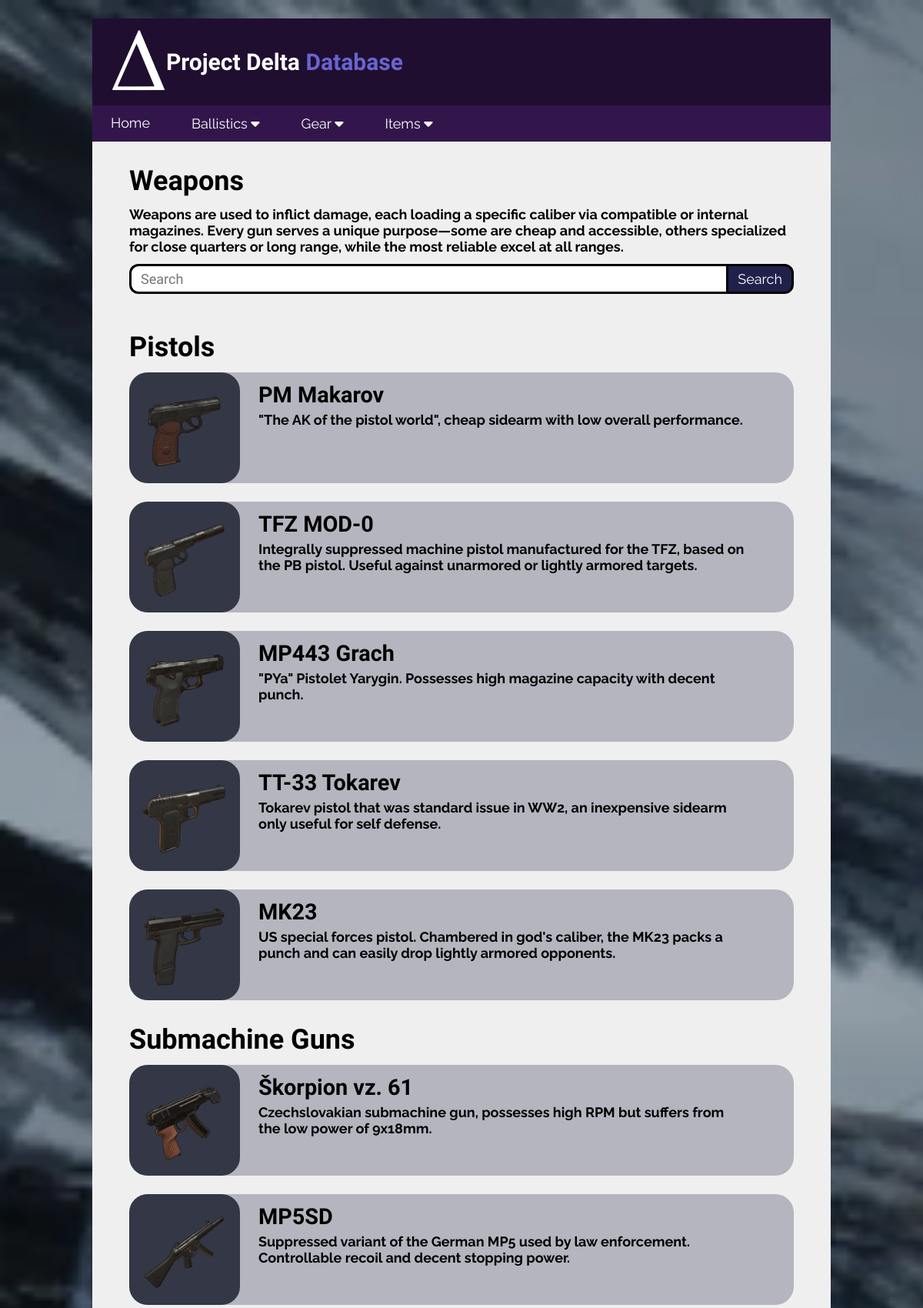
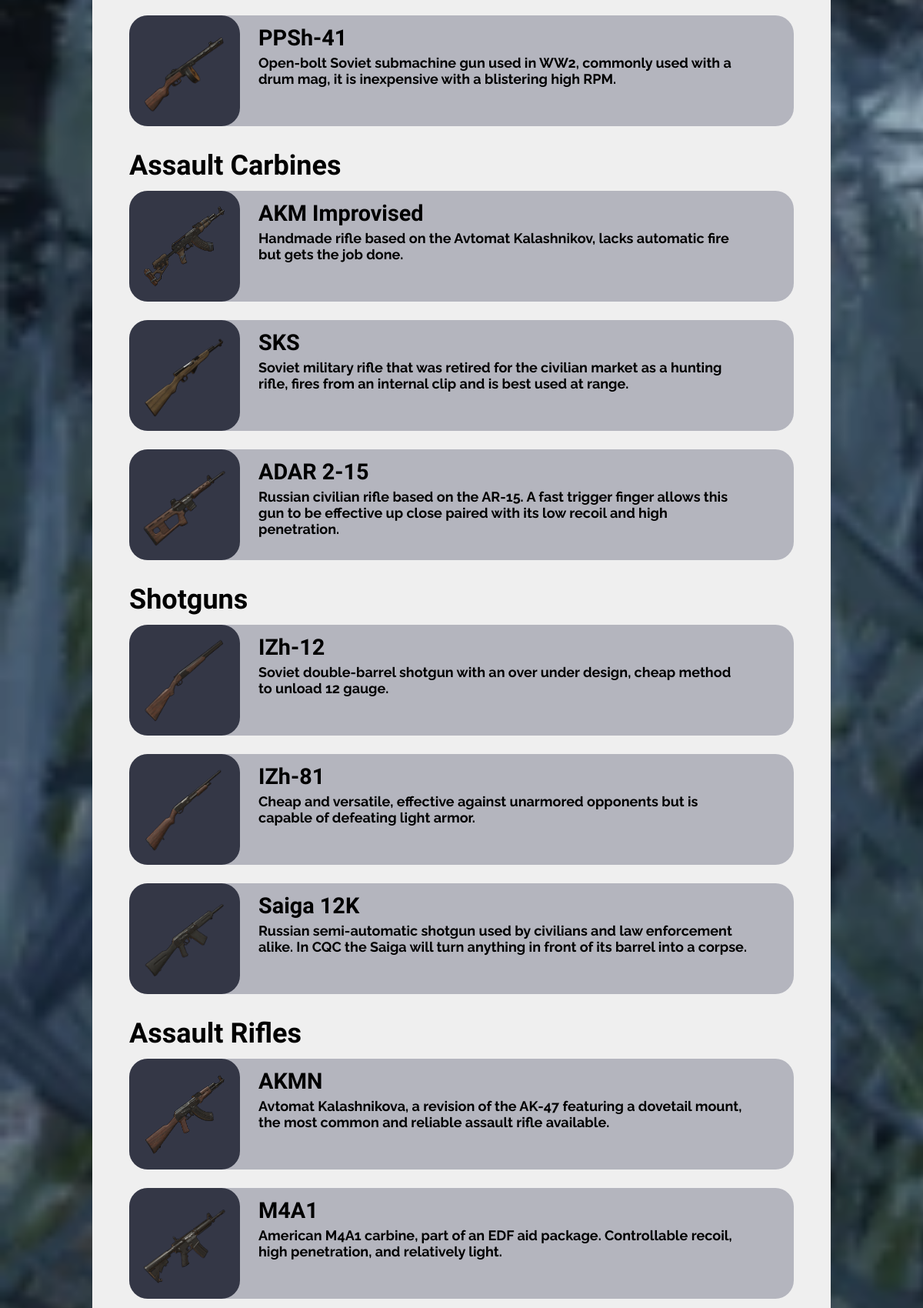
The page /weapons (upper part) on the database its author committed (2 pictures, top to bottom).
### tables this page shows
CREATE TABLE weapons (id INTEGER PRIMARY KEY, name TEXT, type TEXT, caliber_id INTEGER REFERENCES calibers (id), fire_mode TEXT, RPM INTEGER, durability INTEGER, dmg_mult INTEGER DEFAULT (1), description TEXT, image TEXT, long_desc TEXT);

### Flask/routes.py (the view)
@app.route("/weapons", methods=["GET", "POST"])
def all_weapons():
    conn = sqlite3.connect('delta.db')
    cur = conn.cursor()
    search_query = request.args.get('search', '')
    if search_query:
        cur.execute("SELECT id, name, description, image FROM weapons WHERE name LIKE ? AND type = ? ORDER BY caliber_id", ('%' + search_query + '%', 'Assault Rifle'))
    else:
        cur.execute('SELECT id, name, description, image FROM weapons WHERE type = ? ORDER BY caliber_id', ('Assault Rifle', ))
    assault_rifles = cur.fetchall()
    search_query = request.args.get('search', '')
    if search_query:
        cur.execute("SELECT id, name, description, image FROM weapons WHERE name LIKE ? AND type = ? ORDER BY caliber_id", ('%' + search_query + '%', 'Submachine Gun'))
    else:
        cur.execute('SELECT id, name, description, image FROM weapons WHERE type = ? ORDER BY caliber_id', ('Submachine Gun', ))
    submachine_guns = cur.fetchall()
    search_query = request.args.get('search', '')
    if search_query:
        cur.execute("SELECT id, name, description, image FROM weapons WHERE name LIKE ? AND type = ? ORDER BY caliber_id", ('%' + search_query + '%', 'Light Machine Gun'))
    else:
        cur.execute('SELECT id, name, description, image FROM weapons WHERE type = ? ORDER BY caliber_id', ('Light Machine Gun', ))
    light_machine_guns = cur.fetchall()
    search_query = request.args.get('search', '')
    if search_query:
        cur.execute("SELECT id, name, description, image FROM weapons WHERE name LIKE ? AND type = ? ORDER BY caliber_id", ('%' + search_query + '%', 'Sniper Rifle'))
    else:
        cur.execute('SELECT id, name, description, image FROM weapons WHERE type = ? ORDER BY caliber_id', ('Sniper Rifle', ))
    sniper_rifles = cur.fetchall()
    search_query = request.args.get('search', '')
    if search_query:
        cur.execute("SELECT id, name, description, image FROM weapons WHERE name LIKE ? AND type = ? ORDER BY caliber_id", ('%' + search_query + '%', 'Assault Carbine'))
    else:
        cur.execute('SELECT id, name, description, image FROM weapons WHERE type = ? ORDER BY caliber_id', ('Assault Carbine', ))
    assault_carbines = cur.fetchall()
    search_query = request.args.get('search', '')
    if search_query:
        cur.execute("SELECT id, name, description, image FROM weapons WHERE name LIKE ? AND type = ? ORDER BY caliber_id", ('%' + search_query + '%', 'Battle Rifle'))
    else:
        cur.execute('SELECT id, name, description, image FROM weapons WHERE type = ? ORDER BY caliber_id', ('Battle Rifle', ))
    battle_rifles = cur.fetchall()
    search_query = request.args.get('search', '')
    if search_query:
        cur.execute("SELECT id, name, description, image FROM weapons WHERE name LIKE ? AND type = ? ORDER BY caliber_id", ('%' + search_query + '%', 'Shotgun'))
    else:
        cur.execute('SELECT id, name, description, image FROM weapons WHERE type = ? ORDER BY caliber_id', ('Shotgun', ))
    shotguns = cur.fetchall()
    search_query = request.args.get('search', '')
    if search_query:
        cur.execute("SELECT id, name, description, image FROM weapons WHERE name LIKE ? AND type = ? ORDER BY caliber_id", ('%' + search_query + '%', 'Pistol'))
    else:
        cur.execute('SELECT id, name, description, image FROM weapons WHERE type = ? ORDER BY caliber_id', ('Pistol', ))
    pistols = cur.fetchall()
    search_query = request.args.get('search', '')
    if search_query:
        cur.execute("SELECT id, name, description, image FROM weapons WHERE name LIKE ? AND type = ? ORDER BY caliber_id", ('%' + search_query + '%', 'Rocket Launcher'))
    else:
        cur.execute('SELECT id, name, description, image FROM weapons WHERE type = ? ORDER BY caliber_id', ('Rocket Launcher', ))
    rocket_launchers = cur.fetchall()
    conn.close()
    return render_template('weapons.html',
                           assault_rifles=assault_rifles,
                           submachine_guns=submachine_guns,
                           light_machine_guns=light_machine_guns,
                           sniper_rifles=sniper_rifles,
                           assault_carbines=assault_carbines,
                           battle_rifles=battle_rifles,
                           shotguns=shotguns,
                           pistols=pistols,
                           rocket_launchers=rocket_launchers,
                           title="Weapons", search=search_query, easter_egg_queries=easter_egg_queries)

### Flask/templates/weapons.html (shortened to what this page needs)
{% extends "partials/layout.html" %}
{% block content %}
<h2>Weapons</h2>
<h4>
    Weapons are used to inflict damage,
    each loading a specific caliber via compatible or internal magazines.
    Every gun serves a unique purpose—some are cheap and accessible,
    others specialized for close quarters or long range,
    while the most reliable excel at all ranges.
</h4>
{% include 'partials/searchbar.html' %}
{% set is_easter_egg = search and search|lower in easter_egg_queries %}
{% if assault_rifles or submachine_guns or light_machine_guns or sniper_rifles or assault_carbines or battle_rifles or shotguns or pistols or rocket_launchers %}
{% if pistols %}
<h2>Pistols</h2>
{% for weapon in pistols %}
<div class="row">
    <a href="{{ url_for('weapon', id=weapon[0]) }}">
        <img src="/static/images/ballistics/weapons/{{weapon[3]}}" class="icon">
    </a>
    <div>
        <h3>{{weapon[1]}}</h3>
        <h5>{{weapon[2]}}</h5>
    </div>
</div>
{% endfor %}
{% endif %}
{% if submachine_guns %}
<h2>Submachine Guns</h2>
{% for weapon in submachine_guns %}
<div class="row">
    <a href="{{ url_for('weapon', id=weapon[0]) }}">
        <img src="/static/images/ballistics/weapons/{{weapon[3]}}" class="icon">
    </a>
    <div>
        <h3>{{weapon[1]}}</h3>
        <h5>{{weapon[2]}}</h5>
    </div>
</div>
{% endfor %}
{% endif %}
{% if assault_carbines %}
<h2>Assault Carbines</h2>
{% for weapon in assault_carbines %}
<div class="row">
    <a href="{{ url_for('weapon', id=weapon[0]) }}">
        <img src="/static/images/ballistics/weapons/{{weapon[3]}}" class="icon">
    </a>
    <div>
        <h3>{{weapon[1]}}</h3>
        <h5>{{weapon[2]}}</h5>
    </div>
</div>
{% endfor %}
{% endif %}
{% if shotguns %}
<h2>Shotguns</h2>
{% for weapon in shotguns %}
<div class="row">
    <a href="{{ url_for('weapon', id=weapon[0]) }}">
        <img src="/static/images/ballistics/weapons/{{weapon[3]}}" class="icon">
    </a>
    <div>
        <h3>{{weapon[1]}}</h3>
        <h5>{{weapon[2]}}</h5>
    </div>
</div>
{% endfor %}
{% endif %}
{% if assault_rifles %}
<h2>Assault Rifles</h2>
{% for weapon in assault_rifles %}
<div class="row">
    <a href="{{ url_for('weapon', id=weapon[0]) }}">
        <img src="/static/images/ballistics/weapons/{{weapon[3]}}" class="icon">
    </a>
    <div>
        <h3>{{weapon[1]}}</h3>
        <h5>{{weapon[2]}}</h5>
    </div>
</div>
{% endfor %}
{% endif %}
{% endif %}
{% endblock %}

### Flask/templates/partials/layout.html (shortened to what this page needs)
<!DOCTYPE html>
<html lang="en">
<head>
    <link rel="stylesheet" href="\static\css\style.css">
    <link rel="stylesheet" href="https://cdnjs.cloudflare.com/ajax/libs/font-awesome/6.4.0/css/all.min.css">
</head>
<body>
    <div class="page">
        <header>{% include 'partials/header.html' %}</header>
        <main>{% block content %}{% endblock %}</main>
    </body>
</html>

### Flask/templates/partials/header.html (shortened to what this page needs)
<div class="header">
    <a href="{{ url_for('home') }}">
        <img src="/static/images/logo.png" class="logo">
    </a>
    <h1>Project Delta <span class="purple">Database</span></h1>
</div>
<nav>
            <ul>
                <li><a href="{{ url_for('home') }}">Home</a></li>
                <div class="dropdown">
                    <button class="dropbtn">
                        Ballistics
                        <i class="fa fa-caret-down"></i>
                    </button>
                </div>
                <div class="dropdown">
                    <button class="dropbtn">
                        Gear
                        <i class="fa fa-caret-down"></i>
                    </button>
                </div>
                <div class="dropdown">
                    <button class="dropbtn">
                        Items
                        <i class="fa fa-caret-down"></i>
                    </button>
                </div>
              </ul>
        </nav>

### Flask/templates/partials/searchbar.html
<form method="get" action="/{{ title | lower }}">
    <input type="text" name="search" placeholder="Search" value="{{ search }}" maxlength="50">
    <button type="submit">Search</button>
</form>

### Flask/static/css/style.css (style rules this page uses)
body { background-image: url("../images/background.png"); background-repeat: no-repeat; background-size: cover; background-attachment: fixed; margin: 0; font-family: "Raleway"; }
.header { display: flex; margin: 0px; background-color: #200E30; font-family: 'Bungee'; }
.page { background-color: #efefef; display: grid; grid-template-rows: auto 1fr auto; min-height: 90vh; margin-top: 2vw; margin-left: 10vw; margin-right: 10vw; margin-bottom: 2vw; padding-bottom: 2vw; }
.logo { width: 6vw; margin: 1vw 0vw 1vw 2vw; }
nav { color: white; background-color: #32164b; padding-left: 1.5vw; padding-top: 0.5vw; padding-bottom: 0.5vw; }
ul { list-style-type: none; margin: 0; padding: 0.5vw; overflow: hidden; }
li { float: left; }
li a { display: block; color: white; font-size: 1.5vw; text-align: center; margin-right: 4vw; text-decoration: none; transition-duration: 0.3s; }
.dropdown { float: left; overflow: hidden; }
.dropdown .dropbtn { display: block; color: white; font-size: 1.5vw; padding-right: 4vw; text-align: center; text-decoration: none; transition-duration: 0.3s; border: none; outline: none; background: none; font-family: inherit; }
form { display: flex; margin: 0 4vw 4vw 4vw; max-width: 100vw; }
form input[type="text"] { flex: 1; padding: 0.5vw 0 0.5vw 1vw; font-size: 1.5vw; border: 0.25vw solid black; border-right: none; border-radius: 1vw 0 0 1vw; outline: none; transition: border-color 0.3s ease; font-family: "bungee"; }
form button { padding: 0.5vw 1vw 0.5vw 1vw; background-color: rgb(32, 33, 75); color: white; font-size: 1.5vw; border: 0.25vw solid black; border-radius: 0 1vw 1vw 0; cursor: pointer; transition-duration: 0.3s; font-family: "raleway"; }
.icon { display: block; width: 9vw; height: 9vw; padding: 1.5vw; background-color: #343746; border-radius: 2vw; transition-duration: 0.3s; }
h1 { color: white; font-size: 2.5vw; text-align: left; margin-top: auto; margin-bottom: auto; }
.purple { color: #6865CF; }
h2 { color: black; font-size: 3vw; margin: 2.5vw 0 1vw 4vw; font-family: 'Bungee'; }
a { color: black; text-decoration: none; display: inline-block; transition-duration: 0.3s; }
h3 { color: black; font-size: 2.4vw; margin-top: 1vw; margin-left: 2vw; font-family: 'Bungee'; }
h4 { color: black; font-size: 1.5vw; margin: 0 4vw 1vw 4vw; }
h5 { color: black; font-size: 1.5vw; margin: -2vw 5vw 0 2vw; }
.row { display: flex; margin: 0vw 4vw 2vw 4vw; flex: 1 1 auto; background-color: #b4b5be; border-radius: 2vw; }

### rows shown on the page
weapons: image (picture), name "PM Makarov", description "\"The AK of the pistol world\", cheap sidearm with low overall performance."
weapons: image (picture), name "TFZ MOD-0", description "Integrally suppressed machine pistol manufactured for the TFZ, based on the PB pistol. Useful against unarmored or lightly armored targets."
weapons: image (picture), name "MP443 Grach", description "\"PYa\" Pistolet Yarygin. Possesses high magazine capacity with decent punch."
weapons: image (picture), name "TT-33 Tokarev", description "Tokarev pistol that was standard issue in WW2, an inexpensive sidearm only useful for self defense."
weapons: image (picture), name "MK23", description "US special forces pistol. Chambered in god's caliber, the MK23 packs a punch and can easily drop lightly armored opponents."
weapons: image (picture), name "Škorpion vz. 61", description "Czechslovakian submachine gun, possesses high RPM but suffers from the low power of 9x18mm."
weapons: image (picture), name "MP5SD", description "Suppressed variant of the German MP5 used by law enforcement. Controllable recoil and decent stopping power."
weapons: image (picture), name "PPSh-41", description "Open-bolt Soviet submachine gun used in WW2, commonly used with a drum mag, it is inexpensive with a blistering high RPM."
weapons: image (picture), name "AKM Improvised", description "Handmade rifle based on the Avtomat Kalashnikov, lacks automatic fire but gets the job done."
weapons: image (picture), name "SKS", description "Soviet military rifle that was retired for the civilian market as a hunting rifle, fires from an internal clip and is best used at range."
weapons: image (picture), name "ADAR 2-15", description "Russian civilian rifle based on the AR-15. A fast trigger finger allows this gun to be effective up close paired with its low recoil and high penetration."
weapons: image (picture), name "IZh-12", description "Soviet double-barrel shotgun with an over under design, cheap method to unload 12 gauge."
weapons: image (picture), name "IZh-81", description "Cheap and versatile, effective against unarmored opponents but is capable of defeating light armor."
weapons: image (picture), name "Saiga 12K", description "Russian semi-automatic shotgun used by civilians and law enforcement alike. In CQC the Saiga will turn anything in front of its barrel into a corpse."
weapons: image (picture), name "AKMN", description "Avtomat Kalashnikova, a revision of the AK-47 featuring a dovetail mount, the most common and reliable assault rifle available."
weapons: image (picture), name "M4A1", description "American M4A1 carbine, part of an EDF aid package. Controllable recoil, high penetration, and relatively light."
